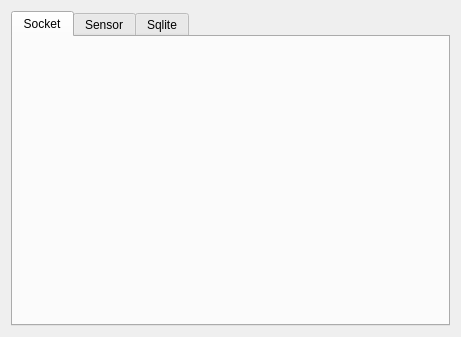
<?xml version="1.0" encoding="UTF-8"?>
<ui version="4.0">
 <class>MainWidget</class>
 <widget class="QWidget" name="MainWidget">
  <property name="geometry">
   <rect>
    <x>0</x>
    <y>0</y>
    <width>461</width>
    <height>337</height>
   </rect>
  </property>
  <property name="windowTitle">
   <string>MainWidget</string>
  </property>
  <layout class="QVBoxLayout" name="verticalLayout_2">
   <item>
    <layout class="QVBoxLayout" name="verticalLayout">
     <item>
      <widget class="QTabWidget" name="tabWidget">
       <property name="currentIndex">
        <number>0</number>
       </property>
       <widget class="QWidget" name="p_tab_socket">
        <attribute name="title">
         <string>Socket</string>
        </attribute>
       </widget>
       <widget class="QWidget" name="p_tab_sensor">
        <attribute name="title">
         <string>Sensor</string>
        </attribute>
       </widget>
       <widget class="QWidget" name="p_tab_sqlite">
        <attribute name="title">
         <string>Sqlite</string>
        </attribute>
       </widget>
      </widget>
     </item>
    </layout>
   </item>
  </layout>
 </widget>
 <resources/>
 <connections/>
</ui>
